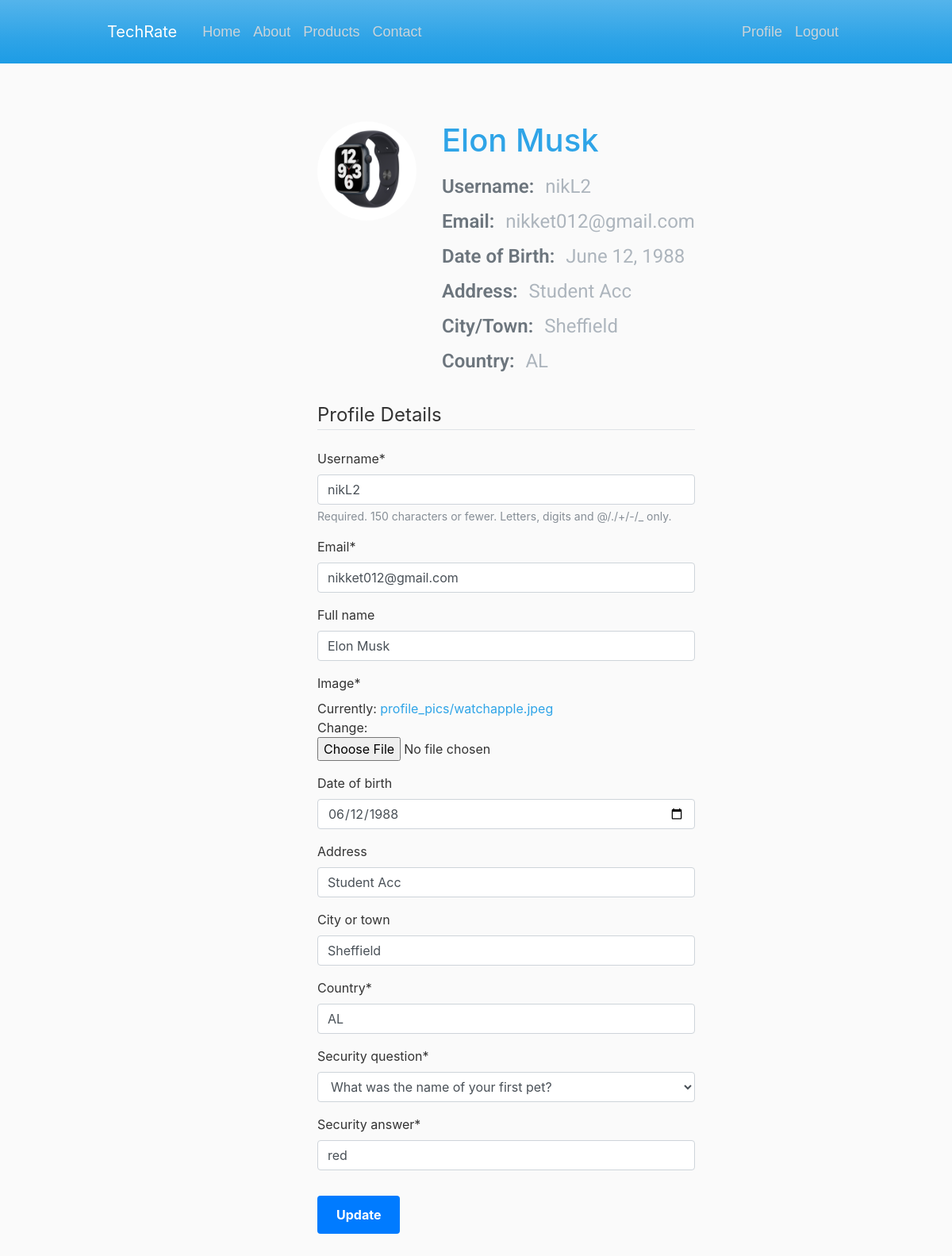
Screenshot of /profile/ (signed in) with the database file from the repository.
### users/models.py (models this page shows, shortened)
class Profile(models.Model):
    user = models.OneToOneField(User, on_delete=models.CASCADE)
    image = models.ImageField(default='default.png', upload_to='profile_pics')
    date_of_birth = models.DateField(null=True, blank=True)
    address = models.CharField(max_length=100, blank=True)
    city_or_town = models.CharField(max_length=50, blank=True)
    country = models.CharField(max_length=50, blank=True)
    full_name = models.CharField(max_length=50, blank=True)
    security_question = models.CharField(max_length=100, choices=SECURITY_QUESTIONS, default='')
    security_answer = models.CharField(max_length=100, default='')

### users/views.py (the view)
# urls.py: path('profile/', user_views.profile, name = 'profile'),
@login_required
def profile(request):
    if request.method == 'POST':
        u_form = UserUpdateForm(request.POST, instance=request.user)
        p_form = ProfileUpdateForm(
            request.POST, request.FILES, instance=request.user.profile)
        if u_form.is_valid() and p_form.is_valid():
            u_form.save()
            p_form.save()
            messages.success(request, f'Your account has been updated!')
            return redirect('profile')
    else:
        u_form = UserUpdateForm(instance=request.user)
        p_form = ProfileUpdateForm(instance=request.user.profile)
    context = {
        'u_form': u_form,
        'p_form': p_form
    }
    return render(request, 'users/profile.html', context)

### users/forms.py
class UserUpdateForm(forms.ModelForm):
    email = forms.EmailField()
    class Meta:
        model = User
        fields = ['username', 'email']

class ProfileUpdateForm(forms.ModelForm):
    country = CountryField(default='GB').formfield(
        widget=CountrySelectWidget(attrs={'class': 'custom-select'})
    )
    class Meta:
        model = Profile
        fields = [
            'full_name',
            'image',
            'date_of_birth',
            'address',
            'city_or_town',
            'country',
            'security_question',
            'security_answer'
        ]
        widgets = {
            'date_of_birth': forms.DateInput(attrs={'type': 'date'})
        }

### users/templates/users/profile.html (shortened to what this page needs)
{% extends "reviewApp/base.html" %}
{% load crispy_forms_tags %}
{% block content %}
<div class="content-section">
    <div class="media">
        <p><img class="rounded-circle account-img" src="{{user.profile.image.url}}"></p>
        <div class="media-body">
            <h2 class="account-heading">{{user.profile.full_name}}</h2>
            <div class="profile-info">
                <p><strong>Username:</strong> <span class="text-secondary">{{ user.username }}</span></p>
                <p><strong>Email:</strong> <span class="text-secondary">{{ user.email }}</span></p>
                <p><strong>Date of Birth:</strong> <span class="text-secondary">{{ user.profile.date_of_birth }}</span></p>
                <p><strong>Address:</strong> <span class="text-secondary">{{ user.profile.address }}</span></p>
                <p><strong>City/Town:</strong> <span class="text-secondary">{{ user.profile.city_or_town }}</span></p>
                <p><strong>Country:</strong> <span class="text-secondary">{{ user.profile.country }}</span></p><br>
            </div>
        </div>
    </div>
    <form method="POST" enctype="multipart/form-data">
        <fieldset class="form-group">
            <legend class="border-bottom mb-4">Profile Details</legend>
            {{u_form|crispy}}
            {{p_form|crispy}}
        </fieldset>
        <div class="form-group">
            <button class="btn btn-outline-info" type="submit">Update</button>
        </div>
    </form>
</div>
{% endblock content %}

### reviewApp/static/css/styles.css (style rules this page uses)
body { background: #fafafa; color: #333333; padding-bottom: 60px; }
html { height: 100%; }
.account-img { height: 125px; width: 125px; margin-right: 20px; margin-bottom: 16px; }
.account-heading { font-size: 2.5rem; }
p { font-size: 24px; font-weight: 400; line-height: 1.5; margin-bottom: 32px; color: #6c757d; }
.btn { background-color: #007bff; color: #fff; border: none; border-radius: 4px; font-size: 16px; font-weight: bold; padding: 12px 24px; transition: all .3s; }
.content-section { margin-top: 105px; margin-left: 400px; }
img { max-width: 100%; }
.mb-4 { margin-bottom: 1.5rem; }
html, body { margin: 0; padding: 0; }
.profile-info { margin-top: 1rem; }
.profile-info p { font-family: 'Roboto', sans-serif; margin-bottom: 0.5rem; }
.profile-info strong { font-family: 'Roboto', sans-serif; font-weight: 600; margin-right: 0.5rem; }
.rounded-circle { margin-right: 2rem; }

### rows the page displays
Profile: full_name "Elon Musk", date_of_birth "06/12/1988", address "Student Acc", city_or_town "Sheffield", country "AL", security_question "What was the name of your first pet?", security_answer "red"

### other values shown
{{ user.profile.full_name }} "Elon Musk"
{{ user.username }} "nikL2"
{{ user.email }} "nikket012@gmail.com"
{{ user.profile.date_of_birth }} "June 12, 1988"
{{ user.profile.address }} "Student Acc"
{{ user.profile.city_or_town }} "Sheffield"
{{ user.profile.country }} "AL"
